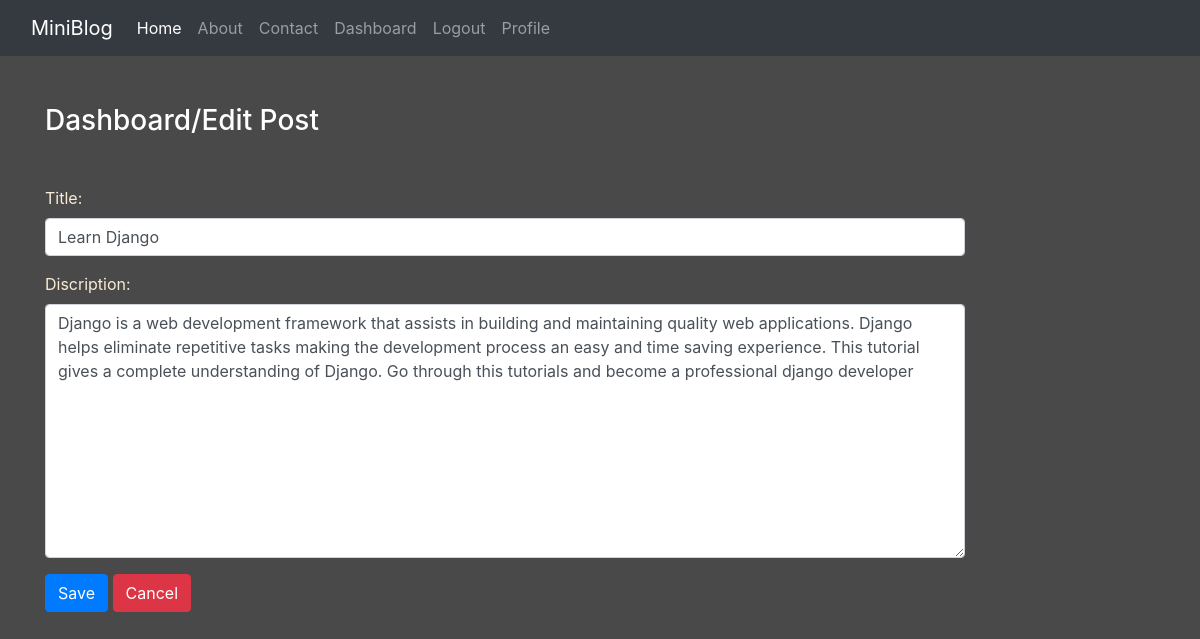
/editpost/1 (signed in), run on the app's committed database.
### Blog/models.py (models this page shows)
class Post(models.Model):
    title = models.CharField(max_length=150)
    desc = models.TextField()

### Blog/views.py (the view)
# urls.py: path('editpost/<int:id>', views.edit_post, name='editpost'),
def edit_post(request, id):
    if request.user.is_authenticated:
        if request.method == "POST":
            pi = Post.objects.get(pk=id)
            fm = PostForm(request.POST, instance=pi)
            if fm.is_valid():
                fm.save()
                messages.success(request, 'Post edited successfully !!!')
        else:
            pi = Post.objects.get(pk=id)
            fm = PostForm(instance=pi)
        return render(request, 'blog/editpost.html', {'form':fm})
    else:
        return redirect('login')

### Blog/forms.py
class PostForm(forms.ModelForm):
    class Meta:
        model = Post
        fields = ("title","desc")
        labels = {'desc':'Discription',}
        widgets = {'title':forms.TextInput(attrs={'class':'form-control'}),
                    'desc':forms.Textarea(attrs={'class':'form-control'}),
                }

### Blog/templates/blog/editpost.html (shortened to what this page needs)
{% extends 'blog/base.html' %}
{% block content %}
    <div class="col-sm-10">
        <h3 class="text-white my-5">Dashboard/Edit  Post</h3>
        <form action="" method="POST" novalidate>
            {% for fm in form%}
                <div class="form-group">
                    {{fm.label_tag}} {{fm}} <small class="text-danger">{{fm.errors|striptags}}</small>
                </div>
            {% endfor %}
            <input type="submit" value="Save" class="btn btn-primary">
            <a href="{% url 'dashboard' %}" class="btn btn-danger">Cancel</a>
        </form>
    </div>
{% endblock content %}

### Blog/static/blog/css/style.css (style rules this page uses)
body { background-color: rgb(74, 73, 73); color: antiquewhite; }

### data on the page
Post: form "Learn Django" "Django is a web development framework that assists in building and maintaining quality web applications. Django helps eliminate repetitive tasks making the development process an easy and time saving experience. This tutorial gives a complete understanding of Django. Go through this tutorials and become a professional django developer"

### other printed values
{{ fm.label_tag }} "Title:" "Discription:"
